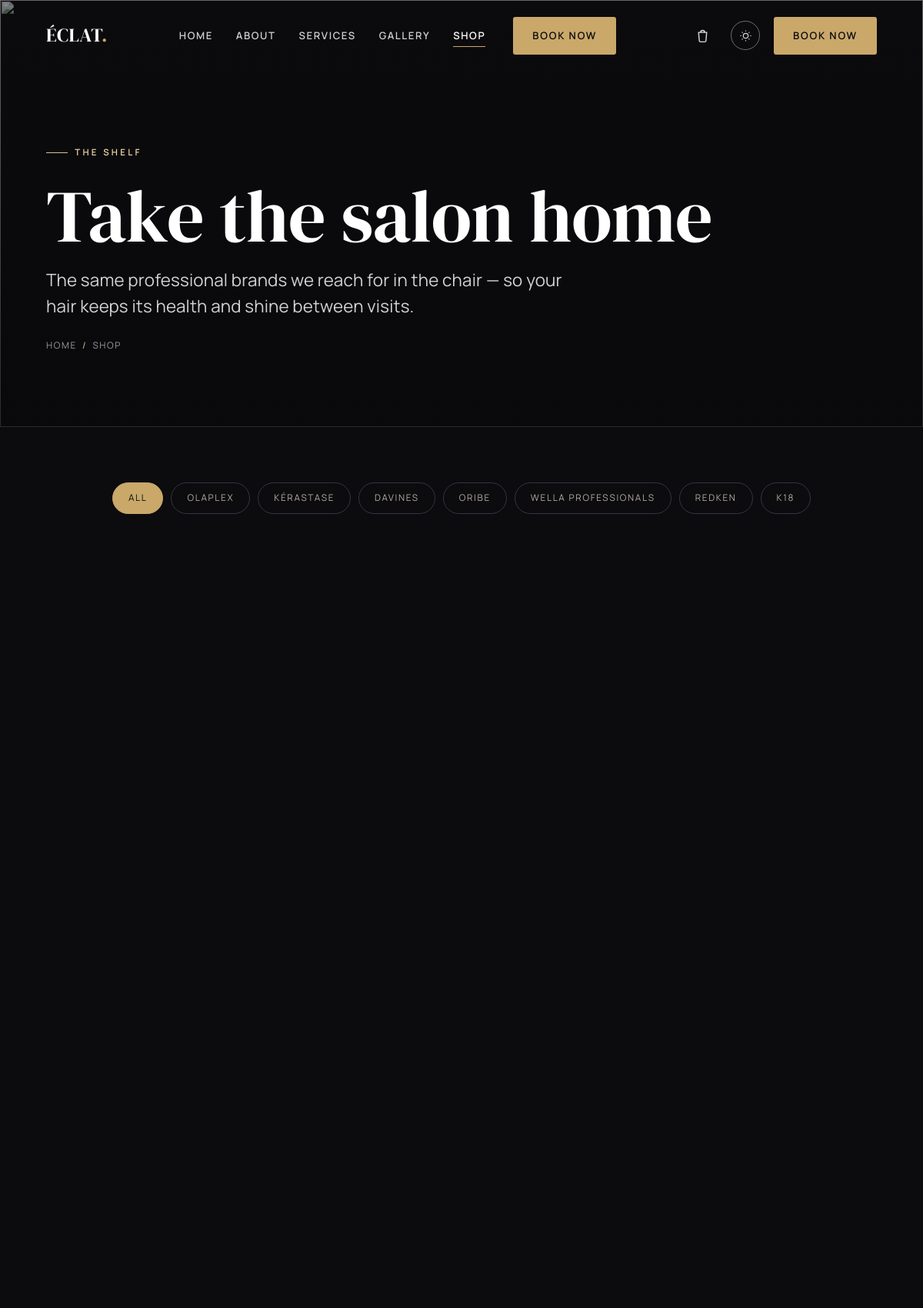
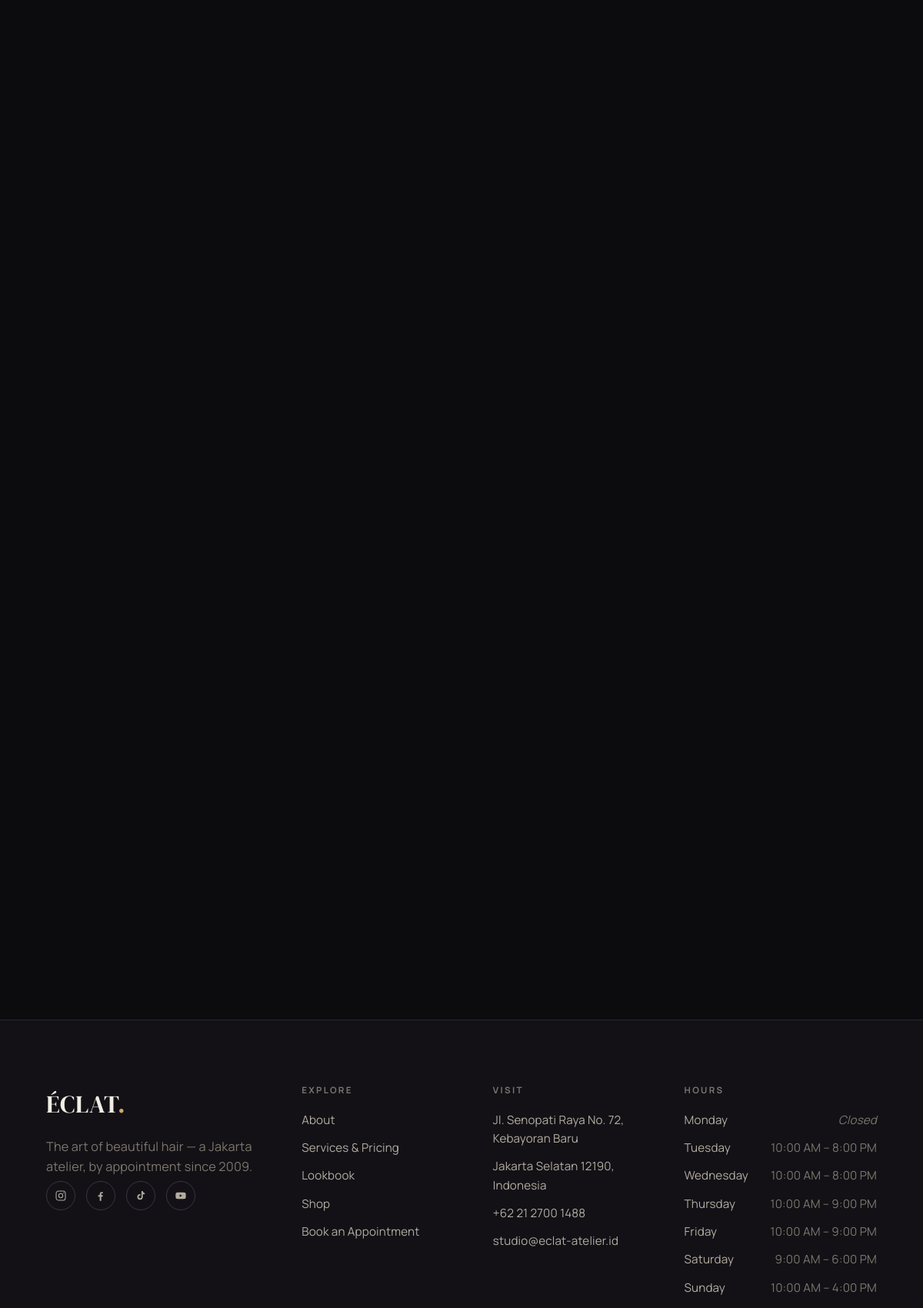
Page /shop (upper part) on the committed database (2 pictures, top to bottom).
### tables this page shows
CREATE TABLE opening_hours (
    id         INT AUTO_INCREMENT PRIMARY KEY,
    day_order  TINYINT      NOT NULL,
    day_name   VARCHAR(12)  NOT NULL,
    open_time  TIME         NULL,
    close_time TIME         NULL,
    is_closed  TINYINT(1)   NOT NULL DEFAULT 0
);

### app/controllers/shop.php (called while the page is built)
<?php
render('shop', [
    'title'    => 'Shop — ' . get_setting('site_name_full'),
    'meta'     => 'Salon-quality haircare to take home — the same brands we use in the chair.',
    'active'   => 'shop',
    'css'      => ['shop'],
    'js'       => ['pages/shop'],
    'products' => get_products(),
    'brands'   => get_product_brands(),
]);

### public/index.php (called while the page is built, shortened)
<?php
$routes = require APP_PATH . '/routes.php';
$uri  = parse_url($_SERVER['REQUEST_URI'] ?? '/', PHP_URL_PATH) ?? '/';
if (BASE_URL !== '') {
    if ($uri === BASE_URL) {
        $uri = '/';
    } elseif (str_starts_with($uri, BASE_URL . '/')) {
        $uri = substr($uri, strlen(BASE_URL));
    }
}
$path = '/' . trim($uri, '/');
$controller = $routes[$path] ?? null;
if ($controller === null) {
    http_response_code(404);
    $controller_file = APP_PATH . '/controllers/not_found.php';
} else {
    $controller_file = APP_PATH . '/controllers/' . $controller . '.php';
}
require $controller_file;

### app/models/settings.php (called while the page is built, shortened)
<?php
function get_setting(string $key, string $default = ''): string {
    static $cache = null;
    if ($cache === null) {
        $cache = [];
        foreach (q('SELECT skey, svalue FROM settings') as $r) {
            $cache[$r['skey']] = $r['svalue'];
        }
    }
    return $cache[$key] ?? $default;
}

### app/database.php (called while the page is built, shortened)
<?php
function db(): PDO {
    static $pdo = null;
    if ($pdo instanceof PDO) {
        return $pdo;
    }
    $opts = [
        PDO::ATTR_ERRMODE            => PDO::ERRMODE_EXCEPTION,
        PDO::ATTR_DEFAULT_FETCH_MODE => PDO::FETCH_ASSOC,
        PDO::ATTR_EMULATE_PREPARES   => false,
    ];
    try {
        if (DB_DRIVER === 'sqlite') {
            $pdo = new PDO('sqlite:' . DB_SQLITE_PATH, null, null, $opts);
            $pdo->exec('PRAGMA foreign_keys = ON');
        } else {
            $dsn = sprintf('mysql:host=%s;port=%s;dbname=%s;charset=utf8mb4',
                DB_HOST, DB_PORT, DB_NAME);
            $pdo = new PDO($dsn, DB_USER, DB_PASS, $opts);
        }
    } catch (PDOException $ex) {
        http_response_code(500);
        exit(APP_DEBUG
            ? 'Database connection failed: ' . $ex->getMessage()
            : 'The site is temporarily unavailable. Please try again shortly.');
    }
    return $pdo;
}
function q(string $sql, array $params = []): array {
    $stmt = db()->prepare($sql);
    $stmt->execute($params);
    return $stmt->fetchAll();
}

### app/models/hours.php (called while the page is built, shortened)
<?php
function get_opening_hours(): array {
    return q('SELECT day_name, open_time, close_time, is_closed
              FROM opening_hours ORDER BY day_order ASC');
}

### app/views/pages/shop.php (the view, shortened to what this page needs)
<section class="page-hero">
    <div class="page-hero-bg"><img src="<?= e(url('assets/img/hero/shop-hero.jpg')) ?>" alt="" aria-hidden="true"></div>
    <div class="container">
        <span class="eyebrow">The shelf</span>
        <h1>Take the salon home</h1>
        <p class="lede">The same professional brands we reach for in the chair — so your hair keeps its health and shine between visits.</p>
        <div class="breadcrumb"><a href="<?= e(url('')) ?>">Home</a><span class="sep">/</span>Shop</div>
    </div>
</section>
<section class="section">
    <div class="container">
        <?php if ($brands): ?>
        <div class="filter-bar reveal">
            <button class="active" data-filter="all" type="button">All</button>
            <?php foreach ($brands as $b): ?>
                <button data-filter="<?= e($b) ?>" type="button"><?= e($b) ?></button>
            <?php endforeach; ?>
        </div>
        <?php endif; ?>
        <div class="product-grid">
        </div>
    </div>
</section>

### app/views/partials/footer.php (shortened to what this page needs)
<?php
$hours   = get_opening_hours();
$ig = get_setting('instagram'); $fb = get_setting('facebook');
$tt = get_setting('tiktok');    $yt = get_setting('youtube');
?>
<footer class="site-footer">
    <div class="container">
        <div class="footer-top">
            <div class="footer-brand">
                <div class="brand"><?= e(get_setting('site_name')) ?><span class="dot">.</span></div>
                <p><?= e(get_setting('tagline')) ?> — a Jakarta atelier, by appointment since <?= e(get_setting('founded_year')) ?>.</p>
                <div class="socials">
                    <a href="<?= e($ig) ?>" aria-label="Instagram"><svg viewBox="0 0 24 24" fill="none" stroke="currentColor" stroke-width="1.6"><rect x="3" y="3" width="18" height="18" rx="5"/><circle cx="12" cy="12" r="4"/><circle cx="17.5" cy="6.5" r="1" fill="currentColor" stroke="none"/></svg></a>
                    <a href="<?= e($fb) ?>" aria-label="Facebook"><svg viewBox="0 0 24 24" fill="currentColor"><path d="M13 22v-8h2.7l.4-3H13V9c0-.9.3-1.5 1.6-1.5H16V4.9c-.3 0-1.2-.1-2.3-.1-2.3 0-3.7 1.4-3.7 3.9V11H7v3h3v8z"/></svg></a>
                    <a href="<?= e($tt) ?>" aria-label="TikTok"><svg viewBox="0 0 24 24" fill="currentColor"><path d="M16 3c.3 2 1.6 3.6 3.6 3.9v2.6c-1.3.1-2.6-.3-3.6-1v5.9a5.4 5.4 0 1 1-5.4-5.4c.3 0 .6 0 .9.1v2.7a2.7 2.7 0 1 0 1.9 2.6V3z"/></svg></a>
                    <a href="<?= e($yt) ?>" aria-label="YouTube"><svg viewBox="0 0 24 24" fill="currentColor"><path d="M22 12s0-3-.4-4.4a2.3 2.3 0 0 0-1.6-1.6C18.5 5.6 12 5.6 12 5.6s-6.5 0-8 .4A2.3 2.3 0 0 0 2.4 7.6C2 9 2 12 2 12s0 3 .4 4.4a2.3 2.3 0 0 0 1.6 1.6c1.5.4 8 .4 8 .4s6.5 0 8-.4a2.3 2.3 0 0 0 1.6-1.6C22 15 22 12 22 12zm-12 2.8V9.2l4.8 2.8z"/></svg></a>
                </div>
            </div>
            <div class="footer-col">
                <h4>Explore</h4>
                <ul>
                    <li><a href="<?= e(url('about')) ?>">About</a></li>
                    <li><a href="<?= e(url('services')) ?>">Services &amp; Pricing</a></li>
                    <li><a href="<?= e(url('gallery')) ?>">Lookbook</a></li>
                    <li><a href="<?= e(url('shop')) ?>">Shop</a></li>
                    <li><a href="<?= e(url('book')) ?>">Book an Appointment</a></li>
                </ul>
            </div>
            <div class="footer-col">
                <h4>Visit</h4>
                <ul>
                    <li><?= e(get_setting('address_line1')) ?></li>
                    <li><?= e(get_setting('address_line2')) ?></li>
                    <li><a href="tel:<?= e(preg_replace('/[^0-9+]/', '', get_setting('phone'))) ?>"><?= e(get_setting('phone')) ?></a></li>
                    <li><a href="mailto:<?= e(get_setting('email')) ?>"><?= e(get_setting('email')) ?></a></li>
                </ul>
            </div>
            <div class="footer-col">
                <h4>Hours</h4>
                <ul>
                    <?php foreach ($hours as $h): ?>
                        <li class="hours-row<?= $h['is_closed'] ? ' closed' : '' ?>">
                            <span class="d"><?= e($h['day_name']) ?></span>
                            <span class="t"><?= $h['is_closed'] ? 'Closed' : e(fmt_time($h['open_time']) . ' – ' . fmt_time($h['close_time'])) ?></span>
                        </li>
                    <?php endforeach; ?>
                </ul>
            </div>
        </div>
    </div>
</footer>

### public/assets/css/base/tokens.css (style rules this page uses)
:root { --font-display: "DM Serif Display", Georgia, "Times New Roman", serif; --font-body: "Manrope", system-ui, -apple-system, Segoe UI, Roboto, sans-serif; --fs-eyebrow: 0.72rem; --fs-body: 1.02rem; --fs-lead: clamp(1.12rem, 0.6rem + 1.1vw, 1.4rem); --h4: clamp(1.05rem, 0.9rem + 0.6vw, 1.3rem); --h3: clamp(1.4rem, 1rem + 1.4vw, 2rem); --h2: clamp(2.05rem, 1.2rem + 3.4vw, 3.4rem); --h1: clamp(2.9rem, 1.2rem + 7vw, 6rem); --container: 1220px; --container-narrow: 880px; --gutter: clamp(20px, 5vw, 64px); --section-y: clamp(60px, 6vw, 104px); --radius: 3px; --radius-lg: 6px; --ease: cubic-bezier(0.2, 0.6, 0.2, 1); --dur: 0.65s; --dur-fast: 0.28s; }
:root, [data-theme="dark"] { --bg: #0c0b0e; --bg-2: #131116; --bg-3: #1b181f; --text: #f2ede4; --text-2: #b3aca1; --text-3: #7d766c; --line: #29242f; --line-2: #3a3442; --accent: #c9a86a; --accent-2: #e2c993; --accent-ink: #0c0b0e; --overlay: linear-gradient(180deg, rgba(8,7,10,0.25) 0%, rgba(8,7,10,0.72) 100%); --shadow: 0 24px 60px -28px rgba(0,0,0,0.7); --img-filter: grayscale(0.15) contrast(1.02); }

### public/assets/css/base/typography.css (style rules this page uses)
body { font-family: var(--font-body); font-size: var(--fs-body); font-weight: 400; color: var(--text); background: var(--bg); letter-spacing: 0.01em; transition: background var(--dur-fast) var(--ease), color var(--dur-fast) var(--ease); }
h1, h2, h3, h4 { font-family: var(--font-display); font-weight: 400; line-height: 1.06; letter-spacing: -0.005em; color: var(--text); }
h1 { font-size: var(--h1); font-weight: 400; }
h4 { font-size: var(--h4); line-height: 1.2; }
p { color: var(--text-2); }
.eyebrow { font-family: var(--font-body); font-size: var(--fs-eyebrow); font-weight: 600; letter-spacing: 0.28em; text-transform: uppercase; color: var(--accent); display: inline-flex; align-items: center; gap: 0.8em; }
.eyebrow::before { content: ""; width: 28px; height: 1px; background: var(--accent); opacity: 0.7; }
.lede { font-size: var(--fs-lead); line-height: 1.5; color: var(--text-2); }

### public/assets/css/components/layout.css (style rules this page uses)
.container { width: 100%; max-width: var(--container); margin-inline: auto; padding-inline: var(--gutter); }
.section { padding-block: var(--section-y); }
.reveal { opacity: 0; transform: translateY(22px); transition: opacity var(--dur) var(--ease), transform var(--dur) var(--ease); transition-delay: var(--d, 0s); }
.reveal.is-visible { opacity: 1; transform: none; }

### public/assets/css/components/header.css (style rules this page uses)
.brand { font-family: var(--font-display); font-size: 1.55rem; font-weight: 400; letter-spacing: 0.02em; color: var(--text); transition: color var(--dur-fast) var(--ease); }
.brand .dot { color: var(--accent); }

### public/assets/css/components/hero.css (style rules this page uses)
.page-hero { position: relative; padding-top: 180px; padding-bottom: clamp(60px, 8vw, 110px); overflow: hidden; }
.page-hero-bg { position: absolute; inset: 0; z-index: -2; }
.page-hero-bg img { width: 100%; height: 100%; object-fit: cover; filter: grayscale(0.5) brightness(0.7); }
.page-hero-bg::after { content: ""; position: absolute; inset: 0; background: var(--overlay); }
.page-hero h1 { color: #fff; max-width: 18ch; }
.page-hero .eyebrow { color: #edd6a6; margin-bottom: 22px; }
.page-hero .eyebrow::before { background: #edd6a6; opacity: 0.9; }
.page-hero .lede { color: rgba(255,255,255,0.82); max-width: 52ch; margin-top: 0.7em; }
.breadcrumb { margin-top: 26px; font-size: 0.74rem; letter-spacing: 0.14em; text-transform: uppercase; color: rgba(255,255,255,0.6); }
.breadcrumb .sep { margin-inline: 0.6em; color: var(--accent-2); }

### public/assets/css/components/cards.css (style rules this page uses)
.filter-bar { display: flex; flex-wrap: wrap; gap: 10px; justify-content: center; margin-bottom: clamp(32px, 4vw, 56px); }
.filter-bar button { font-size: 0.74rem; letter-spacing: 0.14em; text-transform: uppercase; color: var(--text-2); border: 1px solid var(--line-2); padding: 10px 20px; border-radius: 40px; transition: color var(--dur-fast) var(--ease), background var(--dur-fast) var(--ease), border-color var(--dur-fast) var(--ease); }
.filter-bar button.active { color: var(--accent-ink); background: var(--accent); border-color: var(--accent); }

### public/assets/css/pages/shop.css (style rules this page uses)
.product-grid { display: grid; grid-template-columns: repeat(3, 1fr); gap: clamp(20px, 2.5vw, 36px); }

### rows in the picture
opening_hours: day_name "Monday", is_closed "Closed"
opening_hours: day_name "Tuesday", open_time+close_time "10:00 AM – 8:00 PM"
opening_hours: day_name "Wednesday", open_time+close_time "10:00 AM – 8:00 PM"
opening_hours: day_name "Thursday", open_time+close_time "10:00 AM – 9:00 PM"
opening_hours: day_name "Friday", open_time+close_time "10:00 AM – 9:00 PM"
opening_hours: day_name "Saturday", open_time+close_time "9:00 AM – 6:00 PM"
opening_hours: day_name "Sunday", open_time+close_time "10:00 AM – 4:00 PM"

### other values in the picture
get_setting('site_name') "ÉCLAT"
$label "HOME"
$label "ABOUT"
$label "SERVICES"
$label "GALLERY"
$label "SHOP"
$b "OLAPLEX"
$b "KÉRASTASE"
$b "DAVINES"
$b "ORIBE"
$b "WELLA PROFESSIONALS"
$b "REDKEN"
$b "K18"
get_setting('tagline') "The art of beautiful hair"
get_setting('founded_year') "2009"
